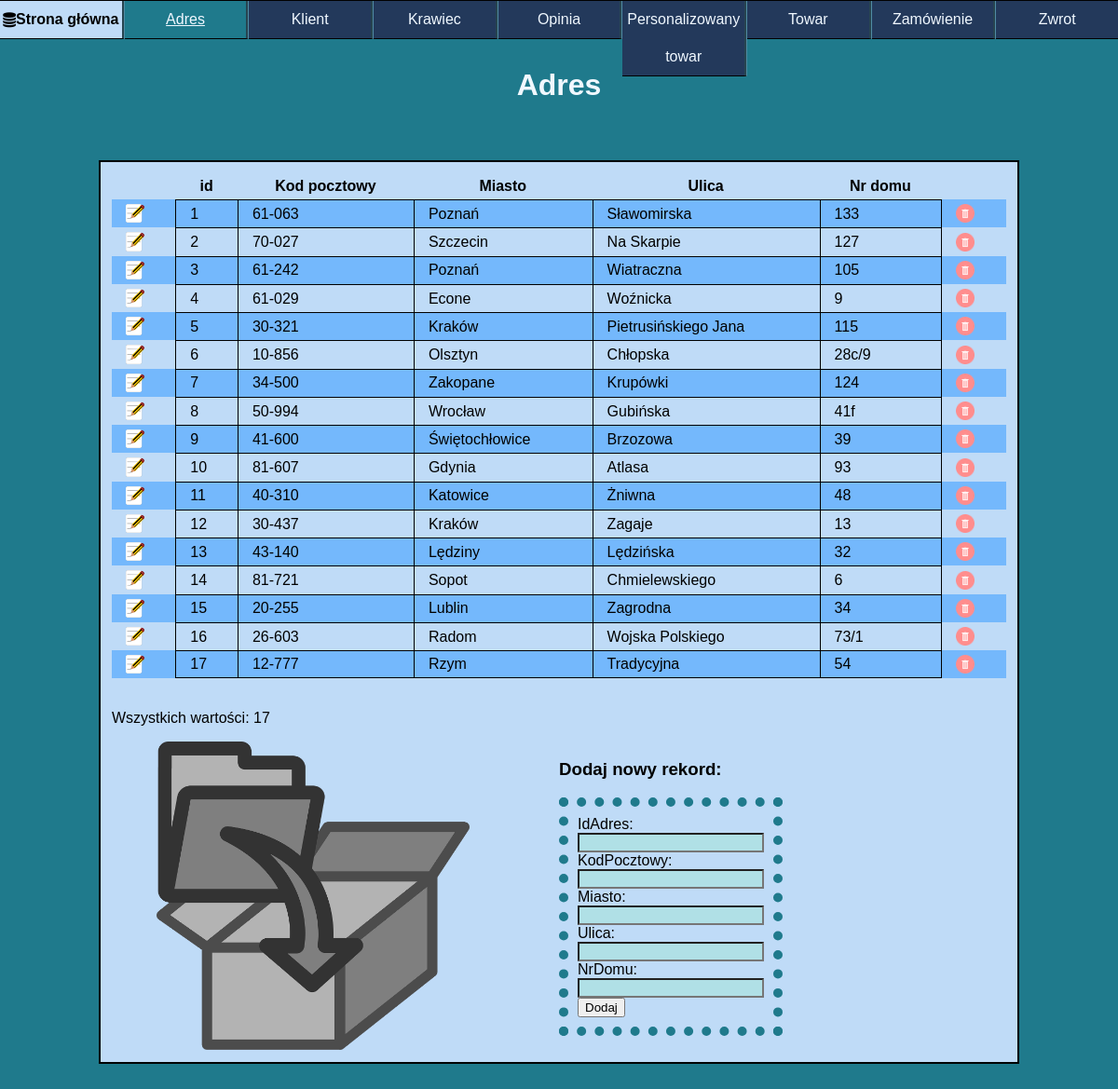
Page /adres/ on the committed database.
### aplikacja/models.py (models this page shows, shortened)
class Adres(models.Model):
    idAdres = models.IntegerField(primary_key=True)
    kodPocztowy = models.CharField(max_length=6)
    Miasto = models.CharField(max_length=30)
    Ulica = models.CharField(max_length=20)
    nrDomu = models.CharField(max_length=10)

### aplikacja/views.py (the view)
# urls.py: path('adres/',adres),
def adres(request):
    things = Adres.objects.all()
    ile = len(things)
    form = AdresForm(request.POST or None)
    if form.is_valid():
        form.save()
    return render(request,'adres.html', {'baza': things, 'ilosc': ile, 'form':form})

### aplikacja/formularz.py
class AdresForm(ModelForm):
    class Meta:
        model = Adres
        fields = ['idAdres', 'kodPocztowy', 'Miasto', 'Ulica', 'nrDomu']

### templates/adres.html (shortened to what this page needs)
{% load static %}
<html lang="pl" xmlns="http://www.w3.org/1999/xhtml">
<head>
    <link rel="stylesheet" type="text/css" href="{% static 'style.css' %}"/>
    <link rel="stylesheet" href="https://cdnjs.cloudflare.com/ajax/libs/font-awesome/4.7.0/css/font-awesome.min.css">
</head>
<body>
    <div id="menu">
        <ol>
            <li><a href="/index"><i class="fa fa-database" href="/index"></i> Strona główna</a></li>
            <li><a id="opened">Adres</a></li>
            <li><a href="/klient">Klient</a></li>
            <li><a href="/krawiec">Krawiec</a></li>
            <li><a href="/opinia">Opinia</a></li>
            <li><a href="/personalizowany_towar">Personalizowany towar</a></li>
            <li><a href="/towar">Towar</a></li>
            <li><a href="/zamowienie">Zamówienie</a></li>
            <li><a href="/zwrot">Zwrot</a></li>
        </ol>
    </div>
    <header>
        <h1>
            Adres
        </h1>
    </header>
    <div id="content">
        <table>
            <tr>
                <th></th>
                <th>id</th>
                <th>Kod pocztowy</th>
                <th>Miasto</th>
                <th>Ulica</th>
                <th>Nr domu</th>
                <th></th>
            </tr>
        {% for item in baza%}
            <tr>
                <td>
                    <a href="/edit/adres/{{item.idAdres}}">
                        <img class="button" src="{% static 'graphics/edit.png' %}"/>
                    </a>
                </td>
                <td>{{item.idAdres}}</td>
                <td>{{item.kodPocztowy}}</td>
                <td>{{item.Miasto}}</td>
                <td>{{item.Ulica}}</td>
                <td>{{item.nrDomu}}</td>
                <td>
                    <a href="/delete/adres/{{item.idAdres}}">
                        <img class="button" src="{% static 'graphics/delete.png' %}"/>
                    </a>
                </td>
            </tr>
        {% endfor %}
        </table>
    </br> <p>Wszystkich wartości: {{ilosc}}</p>
    <div id="bottom">
    <img id="folderPhoto" src="{% static 'graphics/add.png' %}"/>
        <div>
            <h3>Dodaj nowy rekord:</h3>
            <form method="post" title="test">
                {{form}}
                <button type="submit">Dodaj</button>
            </form>
        </div>
    </div>
    </div>
</body>
</html>

### aplikacja/static/style.css (style rules this page uses)
html { position: relative; min-height:100%; box-sizing:border-box; font-family: 'Ubuntu', sans-serif; }
body { background-color: #1F7A8C; margin: 0; }
#menu { border-top: 1px solid black; width: 100%; text-align: center; margin-right: auto; margin-left: auto; position: fixed; top: 0; z-index: 100; display:inline-block; }
#menu > ol { margin: 0; padding: 0; display: flex; height: 100%; min-height:5vh; line-height: 5vh; list-style:none; }
#menu > ol li { list-style: none; float: left; height:100%; border-right: 3px groove #508CA4; width: 100%; background-color: #23395B; border-bottom: 1px solid black; }
#menu > ol li:last-child { border-right:none; }
#menu #opened { text-decoration: underline; background-color: #1F7A8C; }
#menu > ol li a { text-decoration: none; width:100%; height:100%; justify-content:center; align-items:center; display:flex; background-color:#23395B; outline:none; color:aliceblue; }
#menu > ol li:first-child a { background-color: #BFDBF7; color:black; font-weight: bold; }
header { width: 90%; text-align: center; margin-right: auto; margin-left: auto; margin-top: 1%; color: aliceblue; height:10%; padding-top:5vh; }
#content { display: flex; border: 2px solid; background-color: #BFDBF7; width:80%; text-align: justify; margin-right: auto; margin-left: auto; padding: 1%; min-height: 60vh; margin-bottom: 100px; }
#content a { text-decoration:none; color:black; font-weight:bold; }
#content { align-items: center; flex-direction: column; justify-content: center; }
#content th, td, tr { border-left: 1px solid black; border-top: 1px solid black; border-collapse: collapse; padding-top: 5px; padding-bottom: 5px; padding-left: 15px; padding-right: 15px; }
#content tr:last-child td { border-bottom: 1px solid black; }
#content table { border-spacing: 0px; width: 100%; }
#content table tr th, #content table tr td:first-child { border: none; }
#content table tr td:last-child { border: none; border-left: 1px solid black; }
#content p { align-self:flex-start; }
.button { max-width: 20px; }
table tr:nth-child(even) { background-color: #74b8fc; }
form { display: flex; align-items: flex-start; flex-direction: column; align-self:center; border:10px dotted #1F7A8C; padding:10px; }
[id^='id_'] { background-color:powderblue; width: 100%; }
#folderPhoto { width:35%; margin-left: 5%; }
#bottom { display: flex; align-items: flex-start; flex-direction:row; }
#bottom div { margin-left: 10%; height: 100%; width:25%; }

### rows in the picture
Adres: idAdres "1", kodPocztowy "61-063", Miasto "Poznań", Ulica "Sławomirska", nrDomu "133"
Adres: idAdres "2", kodPocztowy "70-027", Miasto "Szczecin", Ulica "Na Skarpie", nrDomu "127"
Adres: idAdres "3", kodPocztowy "61-242", Miasto "Poznań", Ulica "Wiatraczna", nrDomu "105"
Adres: idAdres "4", kodPocztowy "61-029", Miasto "Econe", Ulica "Woźnicka", nrDomu "9"
Adres: idAdres "5", kodPocztowy "30-321", Miasto "Kraków", Ulica "Pietrusińskiego Jana", nrDomu "115"
Adres: idAdres "6", kodPocztowy "10-856", Miasto "Olsztyn", Ulica "Chłopska", nrDomu "28c/9"
Adres: idAdres "7", kodPocztowy "34-500", Miasto "Zakopane", Ulica "Krupówki", nrDomu "124"
Adres: idAdres "8", kodPocztowy "50-994", Miasto "Wrocław", Ulica "Gubińska", nrDomu "41f"
Adres: idAdres "9", kodPocztowy "41-600", Miasto "Świętochłowice", Ulica "Brzozowa", nrDomu "39"
Adres: idAdres "10", kodPocztowy "81-607", Miasto "Gdynia", Ulica "Atlasa", nrDomu "93"
Adres: idAdres "11", kodPocztowy "40-310", Miasto "Katowice", Ulica "Żniwna", nrDomu "48"
Adres: idAdres "12", kodPocztowy "30-437", Miasto "Kraków", Ulica "Zagaje", nrDomu "13"
Adres: idAdres "13", kodPocztowy "43-140", Miasto "Lędziny", Ulica "Lędzińska", nrDomu "32"
Adres: idAdres "14", kodPocztowy "81-721", Miasto "Sopot", Ulica "Chmielewskiego", nrDomu "6"
Adres: idAdres "15", kodPocztowy "20-255", Miasto "Lublin", Ulica "Zagrodna", nrDomu "34"
Adres: idAdres "16", kodPocztowy "26-603", Miasto "Radom", Ulica "Wojska Polskiego", nrDomu "73/1"
Adres: idAdres "17", kodPocztowy "12-777", Miasto "Rzym", Ulica "Tradycyjna", nrDomu "54"

### other values in the picture
{{ ilosc }} "17"
